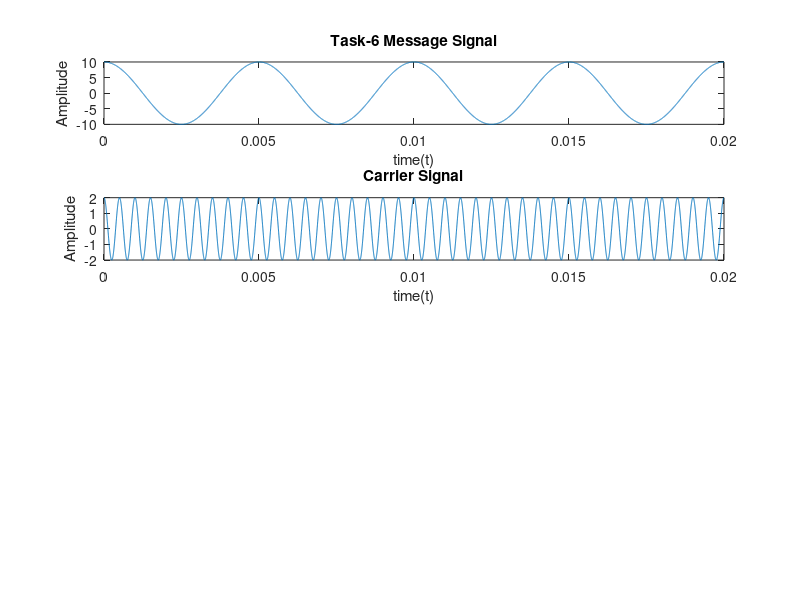

This chart was generated by the following MATLAB code: (Note: this script raises an error after producing the figure.)
%Task-6 by 18CS114 
t = linspace(0, 0.2, 100000);
%% Message Signal :
h=5;
Am = 10;
fm = 200;
ym = Am*cos(2*pi*fm*t);
figure;
subplot(4, 1, 1);
plot(t(1:10000), ym(1:10000));
title('Task-6 Message Signal');
xlabel('time(t)');
ylabel('Amplitude');
%% Carrier Signal :
Ac = Am/h;
fc = 2000;
yc = Ac*cos(2*pi*fc*t);
subplot(4, 1, 2);
plot(t(1:10000), yc(1:10000));
title('Carrier Signal');
xlabel('time(t)');
ylabel('Amplitude');
%% Modulated Signal :
y = ammod(ym, fc, 100000, 0, Ac);
subplot(4, 1, 3);
plot(t(1:10000), y(1:10000));
title('Modulated Signal');
xlabel('time(t)');
ylabel('Amplitude');
%% Demodulated Signal :
z = amdemod(y, fc, 100000, 0, Ac);
subplot(4, 1, 4);
plot(t(1:10000), z(1:10000));
title('Demodulated Signal');
xlabel('time(t)');
ylabel('Amplitude');
ylim([-10, 10]);

